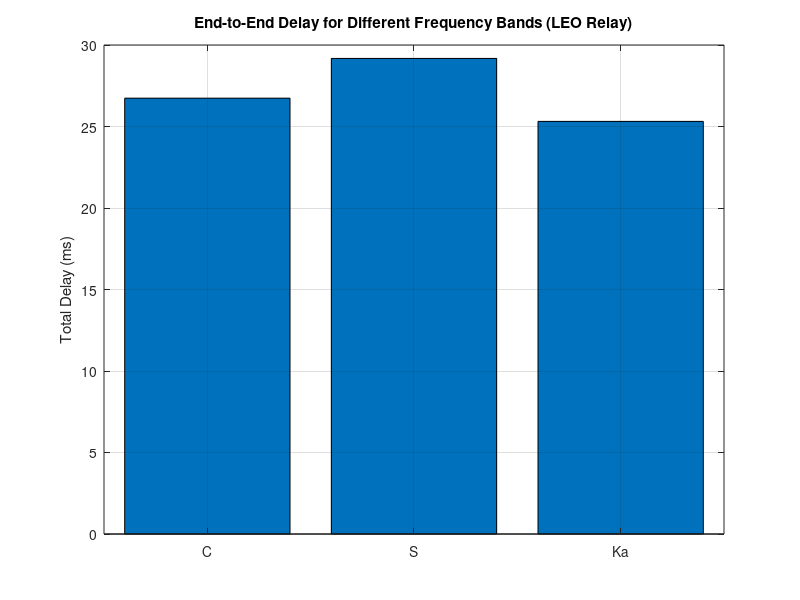

The MATLAB script that drew this image:
% Constants
c = 3e8; % Speed of light (m/s)
h = 1200e3; % LEO altitude (m)
wsn_to_vsat_delay = 5e-3; % Assume 5ms from WSN to VSAT_1
vsat_processing_delay = 2e-3; % VSAT processing delay
cloud_processing_delay = 10e-3; % Delay in cloud server
packet_size_bytes = 1024;
packet_size_bits = packet_size_bytes * 8;

% Frequency bands
bands = {'C', 'S', 'Ka'};
frequencies = [4e9, 2.5e9, 20e9]; % Hz
bandwidths = [45e6, 20e6, 250e6]; % Hz
data_rates = [5e6, 2e6, 50e6]; % bits/sec
extra_band_latency = [100e-6, 80e-6, 150e-6]; % seconds

% Initialize delay storage
total_delay = zeros(1, length(bands));

for i = 1:length(bands)
    % Transmission delay (bits / rate)
    tx_delay = packet_size_bits / data_rates(i);
    
    % Propagation delay: VSAT_1 -> Sat + Sat -> VSAT_2
    prop_delay = 2 * (h / c); % up + downlink
    
    % Add up all delays
    total_delay(i) = wsn_to_vsat_delay + vsat_processing_delay + ...
                     tx_delay + prop_delay + cloud_processing_delay + ...
                     extra_band_latency(i);
    
    fprintf('%s Band Total Delay: %.2f ms\n', bands{i}, total_delay(i)*1e3);
end

% Plotting
figure;
bar(total_delay*1e3);
set(gca, 'XTickLabel', bands);
ylabel('Total Delay (ms)');
title('End-to-End Delay for Different Frequency Bands (LEO Relay)');
grid on;
